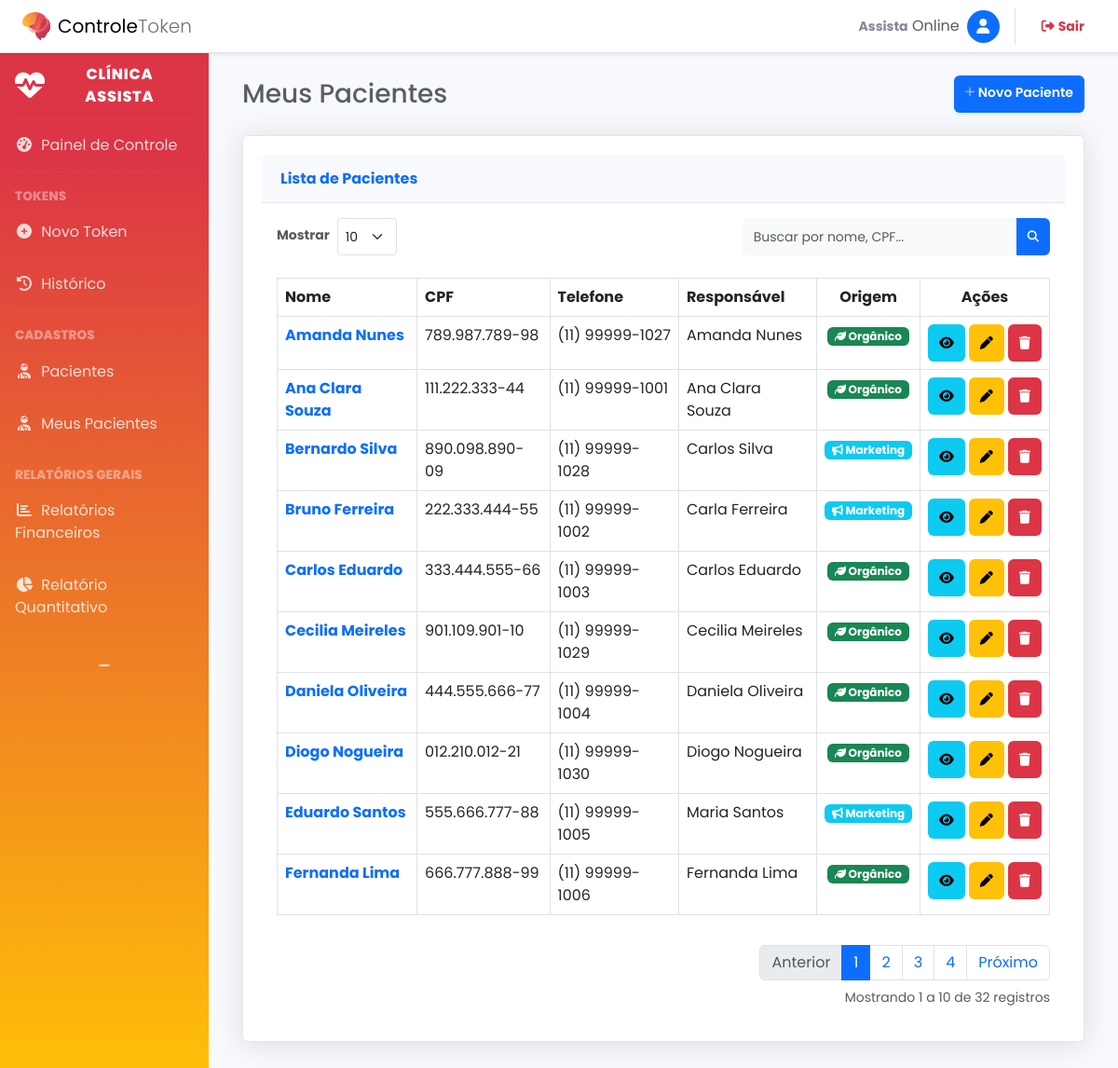
The app's page /pacientes (signed in) with its own data.
### tables this page shows
CREATE TABLE `pacientes` (
  `id_paciente` int NOT NULL,
  `nome` varchar(150) NOT NULL,
  `cpf` varchar(20) DEFAULT NULL,
  `telefone` varchar(20) DEFAULT NULL,
  `nome_responsavel` varchar(150) DEFAULT NULL,
  `responsavel_financeiro` varchar(150) DEFAULT NULL,
  `id_prof_referencia` int UNSIGNED DEFAULT NULL,
  `origem` varchar(50) DEFAULT NULL,
  `data_cadastro` datetime DEFAULT CURRENT_TIMESTAMP
);

### app/Controllers/PatientController.php (called while the page is built, shortened)
<?php
class PatientController extends BaseController
{
    public function index()
    {
        $model = new PatientModel();
        $page = filter_input(INPUT_GET, 'page', FILTER_VALIDATE_INT) ?? 1;
        $limit = filter_input(INPUT_GET, 'limit', FILTER_VALIDATE_INT) ?? 10;
        $search = $_GET['search'] ?? '';
        $totalItems = $model->countAll($search);
        $paginator = new Paginator($totalItems, $limit, $page, URL_BASE . '/pacientes', $search);
        $pacientes = $model->getAllPaginated($limit, $paginator->getOffset(), $search);
        $this->view('pages/pacientes_lista', [
            'pacientes' => $pacientes,
            'paginator' => $paginator,
            'search' => $search,
            'limit' => $limit
        ]);
    }
}

### public/index.php (called while the page is built, shortened)
<?php
try {
    $router = new App\Core\Router();
    $router->dispatch();
} catch (Throwable $e) {
    echo "<div style='font-family: sans-serif; padding: 20px; background: #fff0f0; border: 1px solid #ffcccc; margin: 20px; border-radius: 5px;'>";
    echo "<h2 style='color: #cc0000; margin-top: 0;'>Erro na Aplicação</h2>";
    echo "<p><strong>Mensagem:</strong> " . htmlspecialchars($e->getMessage()) . "</p>";
    echo "<p><strong>Local:</strong> " . $e->getFile() . " na linha <strong>" . $e->getLine() . "</strong></p>";
    echo "<hr style='border: 0; border-top: 1px solid #ffcccc;'>";
    echo "<strong>Stack Trace:</strong>";
    echo "<pre style='background: #fff; padding: 10px; border: 1px solid #ddd; overflow: auto; font-size: 13px;'>" . $e->getTraceAsString() . "</pre>";
    echo "</div>";
}

### app/Models/PatientModel.php (called while the page is built, shortened)
<?php
class PatientModel
{
    public function countAll($search = '')
    {
        $pdo = Connection::getInstance();
        $sql = "SELECT COUNT(*) FROM pacientes";
        $params = [];
        $stmt = $pdo->prepare($sql);
        $stmt->execute($params);
        return (int) $stmt->fetchColumn();
    }
    public function getAllPaginated($limit, $offset, $search = '')
    {
        $pdo = Connection::getInstance();
        $sql = "SELECT * FROM pacientes";
        $sql .= " ORDER BY nome ASC LIMIT :lim OFFSET :off";
        $stmt = $pdo->prepare($sql);
        $stmt->bindValue(':lim', (int)$limit, PDO::PARAM_INT);
        $stmt->bindValue(':off', (int)$offset, PDO::PARAM_INT);
        $stmt->execute();
        return $stmt->fetchAll(PDO::FETCH_ASSOC);
    }
}

### app/Views/pages/pacientes_lista.phtml (the view, shortened to what this page needs)
<div class="container-fluid">
    <div class="d-sm-flex align-items-center justify-content-between mb-4">
        <h1 class="h3 mb-0 text-gray-800">Meus Pacientes</h1>
        <a href="<?= defined('URL_BASE') ? URL_BASE : '' ?>/pacientes/cadastrar" class="d-none d-sm-inline-block btn btn-sm btn-primary shadow-sm">
            <i class="fas fa-plus fa-sm text-white-50"></i> Novo Paciente
        </a>
    </div>
    <?php
    function removerHorario($dataComHora)
    {
        $data = new DateTime($dataComHora);
        return $data->format('Y-m-d');
    }
function calcularTempoCadastro($data)
{
    $data_cadastro = new DateTime(removerHorario($data));
    $data_atual    = new DateTime();
    $intervalo     = $data_cadastro->diff($data_atual);
    $partes = [];
    if ($intervalo->m > 0) {
        $partes[] = $intervalo->m . ' ' . ($intervalo->m == 1 ? 'mês' : 'meses');
    }
    if ($intervalo->d > 0) {
        $partes[] = $intervalo->d . ' ' . ($intervalo->d == 1 ? 'dia' : 'dias');
    }
    $ultimo = array_pop($partes);
    if (count($partes) > 0) {
        $texto = implode(', ', $partes) . ' e ' . $ultimo;
    } else {
        $texto = $ultimo;
    }
    return "Cliente há " . $texto . ".";
}
    ?>
    <div class="card shadow mb-4">
        <div class="card-header py-3">
            <h6 class="m-0 fw-bold text-primary">Lista de Pacientes</h6>
        </div>
        <div class="card-body">
            <form method="GET" action="<?= URL_BASE ?>/pacientes" class="row g-3 mb-4 align-items-center justify-content-between">
                <div class="col-auto d-flex align-items-center">
                    <label class="me-2 text-muted small fw-bold">Mostrar</label>
                    <select name="limit" class="form-select form-select-sm" onchange="this.form.submit()">
                        <option value="10" <?= (isset($limit) && $limit == 10) ? 'selected' : '' ?>>10</option>
                    </select>
                </div>
                <div class="col-auto">
                    <div class="input-group">
                        <input type="text" name="search" class="form-control form-control-sm bg-light border-0 small"
                            placeholder="Buscar por nome, CPF..."
                            value="<?= isset($search) ? htmlspecialchars($search) : '' ?>">
                        <button class="btn btn-primary btn-sm" type="submit">
                        </button>
                    </div>
                </div>
            </form>
            <div class="table-responsive">
                <table class="table table-bordered" id="dataTable" width="100%" cellspacing="0">
                    <thead>
                        <tr>
                            <th>Nome</th>
                            <th>CPF</th>
                            <th>Telefone</th>
                            <th>Responsável</th>
                            <th class="text-center">Origem</th>
                            <th class="text-center" style="width: 15%;">Ações</th>
                        </tr>
                    </thead>
                    <tbody>
                        <?php if (!empty($pacientes)): ?>
                            <?php foreach ($pacientes as $p): ?>
                                <tr>
                                    <td>
                                        <a href="#" class="fw-bold text-primary text-decoration-none btn-visualizar"
                                            data-id="<?= $p['id_paciente'] ?>"
                                            data-nome="<?= $p['nome'] ?>"
                                            data-cpf="<?= $p['cpf'] ?>"
                                            data-email="<?= $p['email'] ?>"
                                            data-telefone="<?= $p['telefone'] ?>"
                                            data-nasc="<?= $p['data_nascimento'] ? date('d/m/Y', strtotime($p['data_nascimento'])) : '' ?>"
                                            data-genero="<?= $p['genero'] ?>"
                                            data-origem="<?= $p['origem'] ?>"
                                            data-tags="<?= $p['tags'] ?>"
                                            data-responsavel="<?= $p['nome_responsavel'] ?>"
                                            data-respfin="<?= $p['responsavel_financeiro'] ?>"
                                            data-cep="<?= $p['cep'] ?>"
                                            data-endereco="<?= $p['logradouro'] . ', ' . $p['numero'] . ' ' . $p['complemento'] . ' - ' . $p['bairro'] . ' - ' . $p['cidade'] . '/' . $p['estado'] ?>"
                                            data-obs="<?= $p['observacoes'] ?>"
                                            data-cadastro="<?= isset($p['data_cadastro']) ? date('d/m/Y', strtotime($p['data_cadastro'])) . "\n" . calcularTempoCadastro($p['data_cadastro']) : '-' ?>"
                                            data-bs-toggle="modal" data-bs-target="#modalVisualizar">
                                            <?= $p['nome'] ?>
                                        </a>
                                    </td>
                                    <td><?= $p['cpf'] ?></td>
                                    <td><?= $p['telefone'] ?></td>
                                    <td><?= $p['nome_responsavel'] ?></td>
                                    <td class="text-center">
                                        <?php if ($p['origem'] == 'Organico'): ?>
                                            <span class="badge bg-success"><i class="fas fa-leaf"></i> Orgânico</span>
                                        <?php elseif ($p['origem'] == 'Marketing'): ?>
                                            <span class="badge bg-info"><i class="fas fa-bullhorn"></i> Marketing</span>
                                        <?php else: ?>
                                            <span class="badge bg-secondary">Sistema</span>
                                        <?php endif; ?>
                                    </td>
                                    <td class="text-center">
                                        <div class="d-flex justify-content-center gap-1">
                                            <button type="button" class="btn btn-info btn-sm btn-circle"
                                                data-bs-toggle="modal"
                                                data-bs-target="#modalVisualizar"
                                                title="Visualizar Detalhes"
                                                data-id="<?= $p['id_paciente'] ?>"
                                                data-nome="<?= $p['nome'] ?>"
                                                data-cpf="<?= $p['cpf'] ?? '-' ?>"
                                                data-email="<?= $p['email'] ?? '-' ?>"
                                                data-telefone="<?= $p['telefone'] ?? '-' ?>"
                                                data-nasc="<?= !empty($p['data_nascimento']) ? date('d/m/Y', strtotime($p['data_nascimento'])) : '-' ?>"
                                                data-genero="<?= $p['genero'] ?? '-' ?>"
                                                data-origem="<?= $p['origem'] ?? '-' ?>"
                                                data-responsavel="<?= $p['nome_responsavel'] ?? '-' ?>"
                                                data-respfin="<?= $p['responsavel_financeiro'] ?? '-' ?>"
                                                data-cep="<?= $p['cep'] ?? '-' ?>"
                                                data-endereco="<?= $p['logradouro'] . ', ' . $p['numero'] . ' ' . $p['complemento'] . ' - ' . $p['bairro'] . ' - ' . $p['cidade'] . '/' . $p['estado'] ?>"
                                                data-obs="<?= $p['observacoes'] ?? '-' ?>"
                                                data-tags="<?= $p['tags'] ?? '-' ?>"
                                                data-html="true"
                                                data-cadastro="<?= isset($p['data_cadastro']) ? date('d/m/Y', strtotime($p['data_cadastro'])) . ' - ' . calcularTempoCadastro($p['data_cadastro']) : '-' ?>">
                                                <i class="fas fa-eye"></i>
                                            </button>
                                            <a href="<?= defined('URL_BASE') ? URL_BASE : '' ?>/pacientes/editar?id=<?= $p['id_paciente'] ?>" class="btn btn-warning btn-sm btn-circle" title="Editar">
                                                <i class="fas fa-pen"></i>
                                            </a>
                                            <button type="button" class="btn btn-danger btn-sm btn-circle btn-excluir" title="Excluir"
                                                data-bs-toggle="modal" data-bs-target="#modalExcluir"
                                                data-id="<?= $p['id_paciente'] ?>"
                                                data-nome="<?= $p['nome'] ?>">
                                                <i class="fas fa-trash"></i>
                                            </button>
                                        </div>
                                    </td>
                                </tr>
                            <?php endforeach; ?>
                        <?php endif; ?>
                    </tbody>
                </table>
            </div>
            <div class="mt-3">
                <?= isset($paginator) ? $paginator->render() : '' ?>
            </div>
        </div>
    </div>
</div>

### records on screen
pacientes: nome "Amanda Nunes", cpf "789.987.789-98", telefone "(11) 99999-1027", nome_responsavel "Amanda Nunes", origem "Organico" (drawn)
pacientes: nome "Ana Clara Souza", cpf "111.222.333-44", telefone "(11) 99999-1001", nome_responsavel "Ana Clara Souza", origem "Organico" (drawn)
pacientes: nome "Bernardo Silva", cpf "890.098.890-09", telefone "(11) 99999-1028", nome_responsavel "Carlos Silva", origem "Marketing" (drawn)
pacientes: nome "Bruno Ferreira", cpf "222.333.444-55", telefone "(11) 99999-1002", nome_responsavel "Carla Ferreira", origem "Marketing" (drawn)
pacientes: nome "Carlos Eduardo", cpf "333.444.555-66", telefone "(11) 99999-1003", nome_responsavel "Carlos Eduardo", origem "Organico" (drawn)
pacientes: nome "Cecilia Meireles", cpf "901.109.901-10", telefone "(11) 99999-1029", nome_responsavel "Cecilia Meireles", origem "Organico" (drawn)
pacientes: nome "Daniela Oliveira", cpf "444.555.666-77", telefone "(11) 99999-1004", nome_responsavel "Daniela Oliveira", origem "Organico" (drawn)
pacientes: nome "Diogo Nogueira", cpf "012.210.012-21", telefone "(11) 99999-1030", nome_responsavel "Diogo Nogueira", origem "Organico" (drawn)
pacientes: nome "Eduardo Santos", cpf "555.666.777-88", telefone "(11) 99999-1005", nome_responsavel "Maria Santos", origem "Marketing" (drawn)
pacientes: nome "Fernanda Lima", cpf "666.777.888-99", telefone "(11) 99999-1006", nome_responsavel "Fernanda Lima", origem "Organico" (drawn)

### other values on screen
$primeiroNome "Assista"
$totalPages "4"
$this->getOffset() + 1 "1"
min($this->getOffset() + $this->itemsPerPage, $this->totalItems) "10"
$this->totalItems "32"
